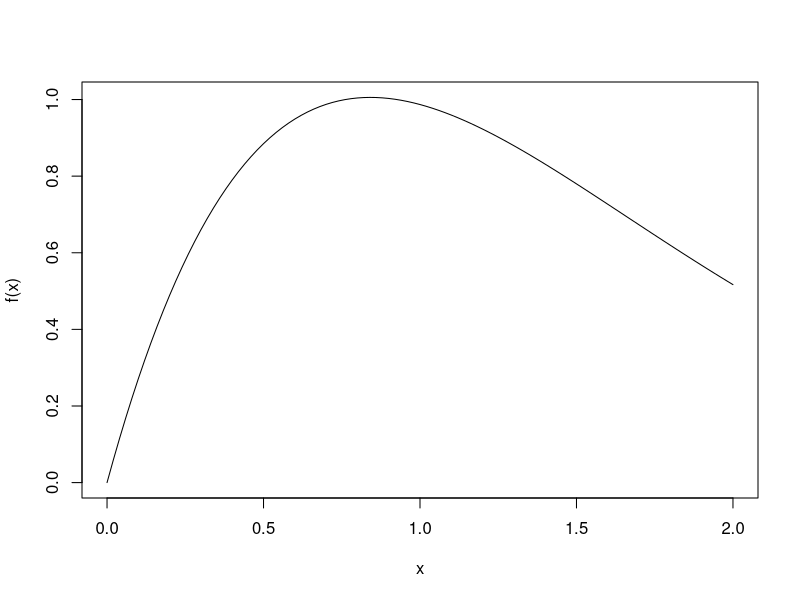
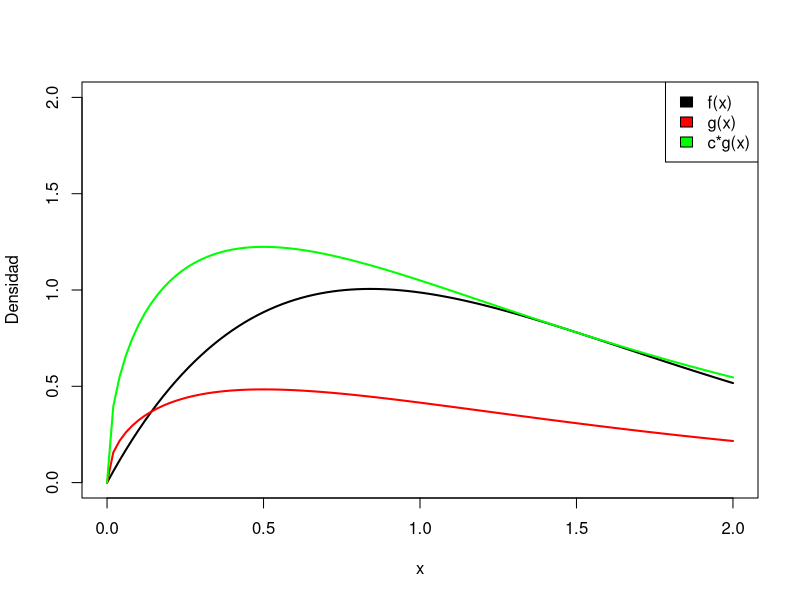
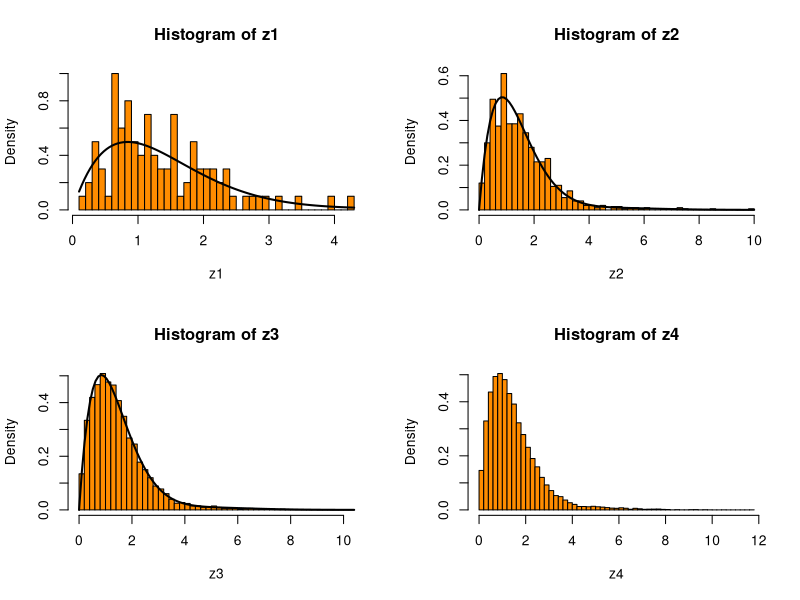

The R script that drew these images, in order: (Note: a time limit stopped this script after it produced the figures.)
## ---- chunk 1
f <- function(x){
  y <- (x+2*sin(x))/exp(x)
  return(y)
}

curve(f,from = 0,to= 2)
## ---- chunk 2
g <- function(x){
  y <- dgamma(x,shape=3/2, rate = 1)
  return(y)
}
h <- function(x){
  y <- f(x)/dgamma(x,shape=3/2, rate = 1)
  return(y)
}

max <- optimize(h,interval = c(0,2),maximum = T)
c <- h(max$maximum)
c
## ---- chunk 3
curve(f,from = 0,to= 2, col="black", lwd=2, ylim=c(0,2), ylab = "Densidad")
curve(g ,from = 0,to= 2, col="red", lwd=2, add = T)
curve(g(x)*c ,from = 0,to= 2, col="green", lwd=2, add = T)
legend("topright", legend = c("f(x)","g(x)", "c*g(x)"), fill = c("black", "red", "green"))


## ---- chunk 4
#funcion que simula distribucion usando el metodo aceptacion-rechazo
acept_rech <- function(n,c){
  aceptados <- 0
  rechazados <- 0
  simulaciones <- c()
  while(length(simulaciones)<n){
    y <- rgamma(1,shape = 3/2, rate = 1)
    u <- runif(1)
    
    if (u<=(1/c)*(f(y)/dgamma(y,shape = 3/2, rate = 1))){
      aceptados <- aceptados+1
      simulaciones <- c(simulaciones,y)
      
    }else{
      rechazados <- rechazados+1
    }
    
    
  }
  tasa_a <- aceptados/(aceptados+rechazados)
  return(list(muestra=simulaciones,tasa_aprobacion=tasa_a))
}


#funcion que retorna la constante de normalizacion
cte.norm <- function(N){
  m <- c()
  for (i in 1:N){
    m = c(m,1/(acept_rech(100, c)$tasa_aprobacion * c))
  }
  
  M <- mean(m)
  return(M)
}




#se define la funcion "fin" que entrega todo lo pedido en el enunciado

fin <- function(N){
  a <- acept_rech(N,c)
  b <- cte.norm(N)
  return(list(muestra=a$muestra, tasa_acep=a$tasa_aprobacion, cte_normalizacion=b))
}


## ---- chunk 5
z1 <- fin(100)$muestra
z2 <- fin(1000)$muestra
z3 <- fin(10000)$muestra
z4 <- fin(20000)$muestra
par(mfrow=c(2,2))

hist(z1, probability = T, breaks = 50, col="#FF8C00")
curve(f(x)*fin(100)$cte_normalizacion ,add = T,lwd=2)
hist(z2, probability = T, breaks = 50,col="#FF8C00")
curve(f(x)*fin(1000)$cte_normalizacion ,add = T,lwd=2)
hist(z3, probability = T, breaks = 50,col="#FF8C00")
curve(f(x)*fin(10000)$cte_normalizacion ,add = T,lwd=2)
hist(z4, probability = T, breaks = 50,col="#FF8C00")
curve(f(x)*fin(20000)$cte_normalizacion ,add = T,lwd=2)

## ---- chunk 6
f2 <- function(x){
  y <- (1/3)*dnorm(x,-1,1/2)+(1/3)*dnorm(x,0,1)+(1/3)*dnorm(x,1,sqrt(1/2))
  return(y)
}
curve(f2, col="red", lwd=2, xlim = c(-1,1), ylim=c(0,0.8))
curve(dnorm(x,-1,1/2) ,add = T, col="blue")
curve(dnorm(x,0,1) ,add = T, col="blue")
curve(dnorm(x,1,sqrt(1/2)) ,add = T, col="blue")
## ---- chunk 7
#esta funcion entrega una distribucion normal(0,1)
metodo.polar <- function(N)
{
  X <- NULL 
  u1<-runif(N,0,1)
  u2 <- runif(N,0,1)
  v1 <- 2*u1 - 1
  v2 <- 2*u2 - 1
  S <- v1^2 + v2^2
  for (j in 1:N){
    
  while(S[j]>1)
  {
    
    u1<-runif(N,0,1)
    u2 <- runif(N,0,1)
    v1 <- 2*u1 - 1
    v2 <- 2*u2 - 1
    S <- v1^2 + v2^2
  }
  X[j] <- sqrt(-2*log(S[j])/S[j])*v1[j]
  
  }
  
  return(X)
}

#se realiza otra funcion que entrega una muestra de la funcion que se quieres simular, usando metodo polar


muestra.polar <- function(N){
  k <- NULL
  for (i in 1:N){
  u <- runif(1)
  if (u<1/3){
    k[i] <- (1/2)*metodo.polar(1)-1
  }
  if (u<2/3 && u>1/3){
    k[i] <- metodo.polar(1)
  }
  if (u>2/3){
    k[i] <- metodo.polar(1)*sqrt(1/2)+1
  }
  }
  return(k)
}

## ---- chunk 8
q1 <- muestra.polar(100)
q2 <- muestra.polar(1000)
q3 <- muestra.polar(10000)
q4 <- muestra.polar(20000)


par(mfrow=c(2,2))
hist(q1, probability = T, breaks = 40, col = "seagreen2")
curve(f2 ,add = T, lwd=2)
hist(q2, probability = T, breaks = 40, col = "seagreen2")
curve(f2 ,add = T, lwd=2)
hist(q3, probability = T, breaks = 40, col = "seagreen2")
curve(f2 ,add = T, lwd=2)
hist(q4, probability = T, breaks = 40, col = "seagreen2")
curve(f2 ,add = T, lwd=2)



## ---- chunk 9
#esta funcione entrega una muestra que distribuye normal(0,1)
box.muller <- function(N)
{
  u <- runif(N,0,1)
  v <- runif(N)
  theta <- 2*pi*v
  r <- sqrt(-2*log(1-u))
  
  X <- r*cos(theta)
  

  return(X)
}


#se construye funcion que entrega muestras de la funcion que se quieres simular usando la transformacion box-muller
muestra.muller <- function(N){
  k <- NULL
  for (i in 1:N){
    u <- runif(1)
    if (u<1/3){
      k[i] <- (1/2)*box.muller(1)-1
    }
    if (u<2/3 && u>1/3){
      k[i] <- box.muller(1)
    }
    if (u>2/3){
      k[i] <- box.muller(1)*sqrt(1/2)+1
    }
  }
  return(k)
}


## ---- chunk 10

w1 <- muestra.muller(100)
w2 <- muestra.muller(1000)
w3 <- muestra.muller(10000)
w4 <- muestra.muller(20000)

par(mfrow=c(2,2))

hist(w1, probability = T, col = "#63B8FF",breaks = 40)
curve(f2 ,add = T, lwd=2)
hist(w2, probability = T, col = "#63B8FF",breaks = 40)
curve(f2 ,add = T, lwd=2)
hist(w3, probability = T, col = "#63B8FF",breaks = 40)
curve(f2 ,add = T, lwd=2)
hist(w4, probability = T, col = "#63B8FF",breaks = 40)
curve(f2 ,add = T, lwd=2)

## ---- chunk 11
curve(dnorm(x,4,sqrt(3)),xlim = c(0,13),ylim=c(0,0.3), col="black")
curve(dgamma(x,10,0.7),add = T,col="red")
legend("topright", legend = c("Normal","Gamma"), fill = c("black", "red"))

## ---- chunk 12
#aceptacion-rechazo para la gamma(10,0.7)
ff <- function(x){
  y <- dgamma(x, shape = 10, rate = 0.7)
  return(y)
}

gg <- function(x){
  y <- dweibull(x, shape = 2.5, scale = 13)
  return(y)
}

hh <- function(x){
  y <- ff(x)/gg(x)
}

c1 <- optimize(hh, interval = c(0,20), maximum = T)
c1 <- c1$objective
c1

acept_rech2 <- function(n,c1){
  aceptados <- 0
  rechazados <- 0
  simulaciones <- c()
  while(length(simulaciones)<n){
    y <- rweibull(1,shape=2.5,scale=13)
    u <- runif(1)
    
    if (u<=(1/c1)*(hh(y))){
      aceptados <- aceptados+1
      simulaciones <- c(simulaciones,y)
      
    }else{
      rechazados <- rechazados+1
    }
    
    
  }
  tasa_a <- aceptados/(aceptados+rechazados)
  return(list(muestra=simulaciones,tasa_aprobacion=tasa_a))
}

#la siguiente funcion entrega una muestra ocupando metodo de composicion
composicion <- function(N,p1){
  u <- runif(N)
  muestra <- NULL
  for (i in 1:N) {
    
  
  if(u[i] < p1){
    r <- metodo.polar(1)
    muestra[i] <- sqrt(3)*r+4
  }
  else{
    b <- acept_rech2(1,c1)
    muestra[i] <- b$muestra
  }
  }
  return(muestra)
}


## ---- chunk 13
l1 <-composicion(100000,0)
l2 <-composicion(100000,0.5)
l3 <-composicion(100000,1)

f4 <- function(x,p1){
  y <- p1*dnorm(x,4,sqrt(3))+ (1-p1)*dgamma(x,10,0.7)
  return(y)
}

par(mfrow=c(1,3))

hist(l1, probability = T,ylim=c(0,0.12),breaks = 40, col = "lightblue1")
curve(f4(x,0) ,add = T, lwd=2)
hist(l2, probability = T,ylim=c(0,0.12), breaks = 50, col = "lightblue1")
curve(f4(x,0.5),add = T, lwd=2)
hist(l3, probability = T,ylim=c(0,0.25), breaks = 40, col = "lightblue1")
curve(f4(x,1) ,add = T, lwd=2)

## ---- chunk 14
#esta funcion ocupa las funciones que estan incorporadas en R
composicion2 <- function(N,p1){
  u <- runif(N)
  u1 <- runif(N)
  muestra <- NULL
  for (i in 1:N) {
    
    
    if(u[i] < p1){
      muestra[i] <- rnorm(1,4,sqrt(3))
    }
    else{
      muestra[i] <- rgamma(1,10,0.7)
    }
  }
  return(muestra)
}

par(mfrow=c(1,3))

hist(composicion2(100000,0), probability=T, breaks=40, col="#00FFFF")
curve(f4(x,0) ,add = T, lwd=2)

hist(composicion2(100000,0.5), probability=T, breaks=50, col="#00FFFF")
curve(f4(x,0.5) ,add = T, lwd=2)

hist(composicion2(100000,1), probability=T, breaks = 40, col="#00FFFF")
curve(f4(x,1) ,add = T, lwd=2)
